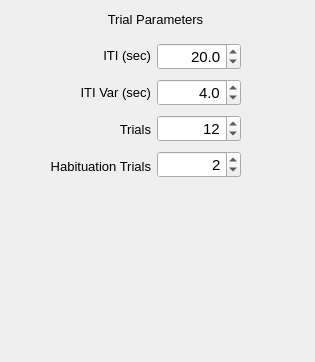
    <widget class="QWidget" name="Trials" >
     <property name="geometry" >
      <rect>
       <x>0</x>
       <y>0</y>
       <width>315</width>
       <height>362</height>
      </rect>
     </property>
     <attribute name="title" >
      <string>Trials</string>
     </attribute>
     <widget class="QLabel" name="label_17" >
      <property name="geometry" >
       <rect>
        <x>90</x>
        <y>10</y>
        <width>131</width>
        <height>18</height>
       </rect>
      </property>
      <property name="font" >
       <font>
        <family>Arial</family>
        <pointsize>10</pointsize>
        <weight>50</weight>
        <bold>false</bold>
       </font>
      </property>
      <property name="text" >
       <string>Trial Parameters</string>
      </property>
      <property name="alignment" >
       <set>Qt::AlignCenter</set>
      </property>
     </widget>
     <widget class="QWidget" name="layoutWidget" >
      <property name="geometry" >
       <rect>
        <x>50</x>
        <y>40</y>
        <width>191</width>
        <height>142</height>
       </rect>
      </property>
      <layout class="QHBoxLayout" name="horizontalLayout_4" >
       <item>
        <layout class="QVBoxLayout" name="verticalLayout" >
         <item>
          <widget class="QLabel" name="label_4" >
           <property name="font" >
            <font>
             <family>Arial</family>
             <pointsize>10</pointsize>
             <weight>50</weight>
             <bold>false</bold>
            </font>
           </property>
           <property name="text" >
            <string>ITI (sec)</string>
           </property>
           <property name="alignment" >
            <set>Qt::AlignRight|Qt::AlignTrailing|Qt::AlignVCenter</set>
           </property>
          </widget>
         </item>
         <item>
          <widget class="QLabel" name="label_7" >
           <property name="font" >
            <font>
             <family>Arial</family>
             <pointsize>10</pointsize>
             <weight>50</weight>
             <bold>false</bold>
            </font>
           </property>
           <property name="text" >
            <string>ITI Var (sec)</string>
           </property>
           <property name="alignment" >
            <set>Qt::AlignRight|Qt::AlignTrailing|Qt::AlignVCenter</set>
           </property>
          </widget>
         </item>
         <item>
          <widget class="QLabel" name="label_6" >
           <property name="font" >
            <font>
             <family>Arial</family>
             <pointsize>10</pointsize>
             <weight>50</weight>
             <bold>false</bold>
            </font>
           </property>
           <property name="text" >
            <string>Trials</string>
           </property>
           <property name="alignment" >
            <set>Qt::AlignRight|Qt::AlignTrailing|Qt::AlignVCenter</set>
           </property>
          </widget>
         </item>
         <item>
          <widget class="QLabel" name="label_18" >
           <property name="font" >
            <font>
             <family>Arial</family>
             <pointsize>10</pointsize>
             <weight>50</weight>
             <bold>false</bold>
            </font>
           </property>
           <property name="text" >
            <string>Habituation Trials</string>
           </property>
           <property name="alignment" >
            <set>Qt::AlignRight|Qt::AlignTrailing|Qt::AlignVCenter</set>
           </property>
          </widget>
         </item>
        </layout>
       </item>
       <item>
        <layout class="QVBoxLayout" name="verticalLayout_2" >
         <item>
          <widget class="QDoubleSpinBox" name="PrePulse_ITI" >
           <property name="sizePolicy" >
            <sizepolicy vsizetype="Maximum" hsizetype="Minimum" >
             <horstretch>0</horstretch>
             <verstretch>0</verstretch>
            </sizepolicy>
           </property>
           <property name="font" >
            <font>
             <family>Arial</family>
             <pointsize>11</pointsize>
             <weight>50</weight>
             <bold>false</bold>
            </font>
           </property>
           <property name="alignment" >
            <set>Qt::AlignRight|Qt::AlignTrailing|Qt::AlignVCenter</set>
           </property>
           <property name="decimals" >
            <number>1</number>
           </property>
           <property name="minimum" >
            <double>0.000000000000000</double>
           </property>
           <property name="maximum" >
            <double>600.000000000000000</double>
           </property>
           <property name="singleStep" >
            <double>2.000000000000000</double>
           </property>
           <property name="value" >
            <double>20.000000000000000</double>
           </property>
          </widget>
         </item>
         <item>
          <widget class="QDoubleSpinBox" name="PrePulse_ITI_Var" >
           <property name="sizePolicy" >
            <sizepolicy vsizetype="Maximum" hsizetype="Minimum" >
             <horstretch>0</horstretch>
             <verstretch>0</verstretch>
            </sizepolicy>
           </property>
           <property name="font" >
            <font>
             <family>Arial</family>
             <pointsize>11</pointsize>
             <weight>50</weight>
             <bold>false</bold>
            </font>
           </property>
           <property name="alignment" >
            <set>Qt::AlignRight|Qt::AlignTrailing|Qt::AlignVCenter</set>
           </property>
           <property name="decimals" >
            <number>1</number>
           </property>
           <property name="minimum" >
            <double>0.000000000000000</double>
           </property>
           <property name="maximum" >
            <double>20.000000000000000</double>
           </property>
           <property name="singleStep" >
            <double>0.500000000000000</double>
           </property>
           <property name="value" >
            <double>4.000000000000000</double>
           </property>
          </widget>
         </item>
         <item>
          <widget class="QDoubleSpinBox" name="PrePulse_Trials" >
           <property name="sizePolicy" >
            <sizepolicy vsizetype="Maximum" hsizetype="Minimum" >
             <horstretch>0</horstretch>
             <verstretch>0</verstretch>
            </sizepolicy>
           </property>
           <property name="font" >
            <font>
             <family>Arial</family>
             <pointsize>11</pointsize>
             <weight>50</weight>
             <bold>false</bold>
            </font>
           </property>
           <property name="alignment" >
            <set>Qt::AlignRight|Qt::AlignTrailing|Qt::AlignVCenter</set>
           </property>
           <property name="decimals" >
            <number>0</number>
           </property>
           <property name="minimum" >
            <double>2.000000000000000</double>
           </property>
           <property name="maximum" >
            <double>100.000000000000000</double>
           </property>
           <property name="value" >
            <double>12.000000000000000</double>
           </property>
          </widget>
         </item>
         <item>
          <widget class="QDoubleSpinBox" name="PrePulse_NHabTrials" >
           <property name="sizePolicy" >
            <sizepolicy vsizetype="Maximum" hsizetype="Minimum" >
             <horstretch>0</horstretch>
             <verstretch>0</verstretch>
            </sizepolicy>
           </property>
           <property name="font" >
            <font>
             <family>Arial</family>
             <pointsize>11</pointsize>
             <weight>50</weight>
             <bold>false</bold>
            </font>
           </property>
           <property name="alignment" >
            <set>Qt::AlignRight|Qt::AlignTrailing|Qt::AlignVCenter</set>
           </property>
           <property name="decimals" >
            <number>0</number>
           </property>
           <property name="minimum" >
            <double>0.000000000000000</double>
           </property>
           <property name="maximum" >
            <double>100.000000000000000</double>
           </property>
           <property name="value" >
            <double>2.000000000000000</double>
           </property>
          </widget>
         </item>
        </layout>
       </item>
      </layout>
     </widget>
    </widget>
